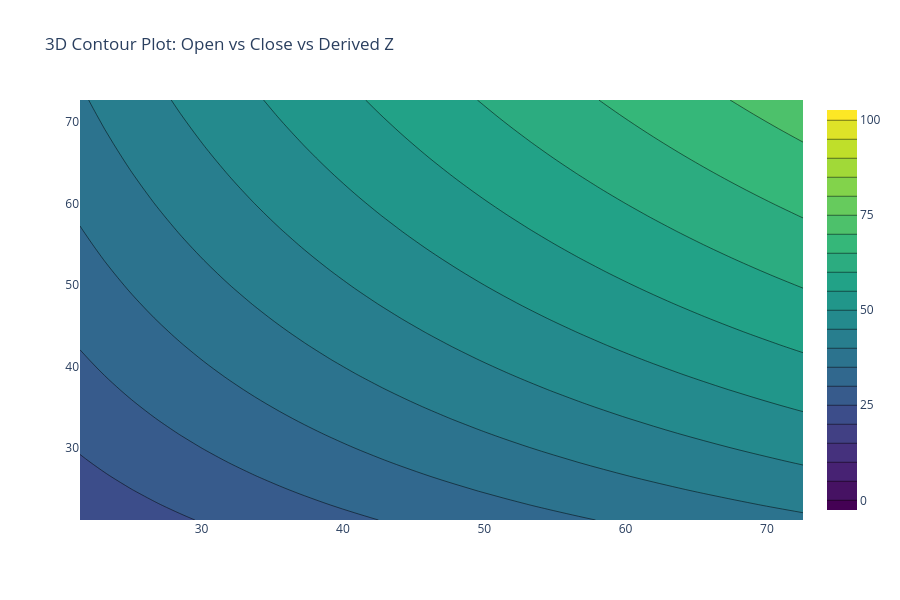

Source (notebook cell):
### Markdown cell above
3D contour plot

### Code cell
# Create a 3D contour plot
fig = go.Figure(data=[go.Contour(
    z=np.sqrt(x * y),  # Calculate a derived z-value (sample function)
    x=np.linspace(categorized_df['Open'].min(), categorized_df['Open'].max(), 30),  # x-axis values
    y=np.linspace(categorized_df['Close'].min(), categorized_df['Close'].max(), 30),  # y-axis values
    colorscale='Viridis',  # Set the color scale to 'Viridis'
    contours=dict(start=0, end=100, size=5)  # Define the contour levels
)])

fig.update_layout(
    title="3D Contour Plot: Open vs Close vs Derived Z",  # Set the plot title
    scene=dict(
        xaxis_title='Open',  # Label for the x-axis
        yaxis_title='Close',  # Label for the y-axis
        zaxis_title='Derived Z'  # Label for the z-axis
    )
)

# Update layout to change the size of the plot
fig.update_layout(
    width=900,  # Set the width of the plot
    height=600   # Set the height of the plot
)

# Display the plot
fig.show()

### Figure 1 — Plotly figure (JSON) as saved in the notebook; plotly's stock layout.template omitted (floating-point values rounded to 4 significant figures; data arrays with more than 128 entries replaced by an {"elided": "..."} marker saying what was removed)
{"data": [{"colorscale": [[0, "#440154"], [0.1111, "#482878"], [0.2222, "#3e4989"], [0.3333, "#31688e"], [0.4444, "#26828e"], [0.5556, "#1f9e89"], [0.6667, "#35b779"], [0.7778, "#6ece58"], [0.8889, "#b5de2b"], [1, "#fde725"]], "contours": {"end": 100, "size": 5, "start": 0}, "type": "contour", "x": [21.4, 23.16, 24.93, 26.69, 28.46, 30.22, 31.98, 33.75, 35.51, 37.27, 39.04, 40.8, 42.57, 44.33, 46.09, 47.86, 49.62, 51.38, 53.15, 54.91, 56.68, 58.44, 60.2, 61.97, 63.73, 65.49, 67.26, 69.02, 70.79, 72.55], "y": [21.17, 22.95, 24.72, 26.5, 28.28, 30.06, 31.83, 33.61, 35.39, 37.16, 38.94, 40.72, 42.5, 44.27, 46.05, 47.83, 49.61, 51.38, 53.16, 54.94, 56.71, 58.49, 60.27, 62.05, 63.82, 65.6, 67.38, 69.16, 70.93, 72.71], "z": {"elided": "30x30 float values"}}], "layout": {"height": 600, "scene": {"xaxis": {"title": {"text": "Open"}}, "yaxis": {"title": {"text": "Close"}}, "zaxis": {"title": {"text": "Derived Z"}}}, "title": {"text": "3D Contour Plot: Open vs Close vs Derived Z"}, "width": 900}}
